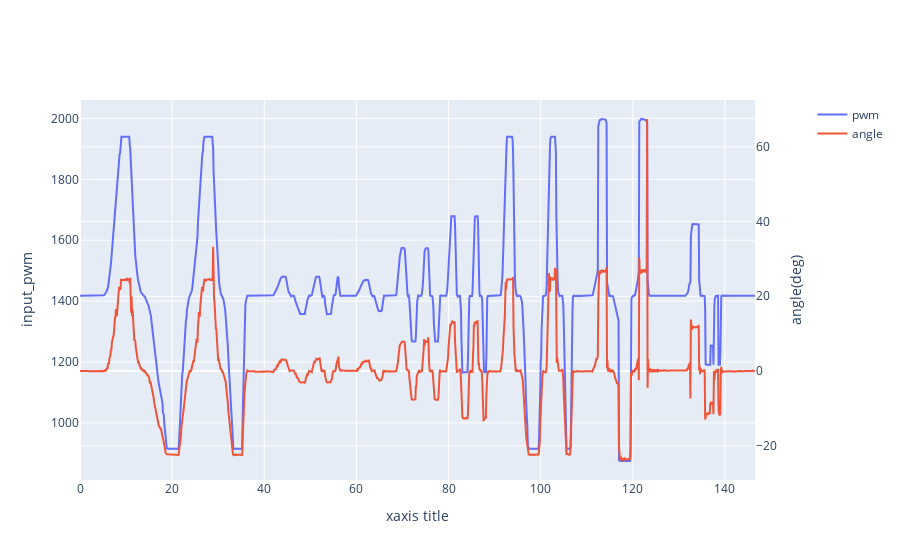

Notebook code cell kept with this figure:
### Code cell
import plotly.graph_objects as go
from plotly.subplots import make_subplots

angledata = deflection_dfs['rudder']
fig = make_subplots(specs=[[{"secondary_y": True}]])

fig.add_trace(go.Scatter(x=angledata.index, y=angledata.input_pwm, name="pwm"),secondary_y=False)
fig.add_trace(go.Scatter(x=angledata.index, y=angledata.angle, name="angle"),secondary_y=True)

fig.update_xaxes(title_text="xaxis title")

fig.update_yaxes(title_text="input_pwm", secondary_y=False)
fig.update_yaxes(title_text="angle(deg)", secondary_y=True)

fig.show()

### Figure 1 — Plotly figure (JSON) as saved in the notebook; plotly's stock layout.template omitted (floating-point values rounded to 4 significant figures; data arrays with more than 128 entries replaced by an {"elided": "..."} marker saying what was removed)
{"data": [{"name": "pwm", "type": "scatter", "x": {"elided": "1466 float values"}, "xaxis": "x", "y": {"elided": "1466 int values"}, "yaxis": "y"}, {"name": "angle", "type": "scatter", "x": {"elided": "1466 float values"}, "xaxis": "x", "y": {"elided": "1466 float values"}, "yaxis": "y2"}], "layout": {"xaxis": {"anchor": "y", "domain": [0, 0.94], "title": {"text": "xaxis title"}}, "yaxis": {"anchor": "x", "domain": [0, 1], "title": {"text": "input_pwm"}}, "yaxis2": {"anchor": "x", "overlaying": "y", "side": "right", "title": {"text": "angle(deg)"}}}}
